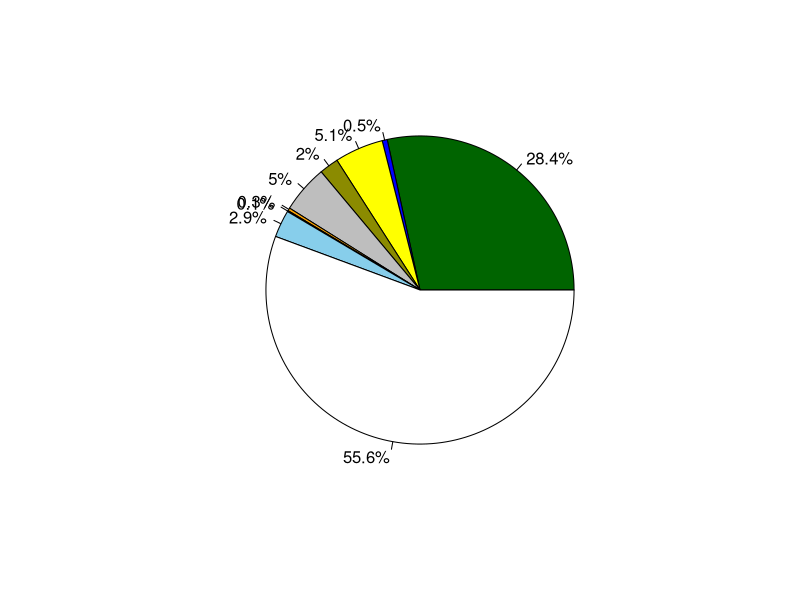
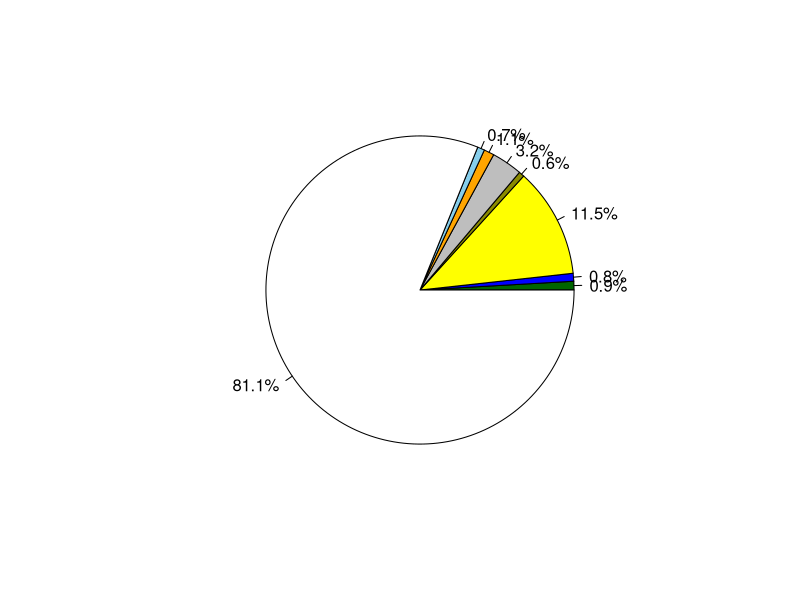

Write the R code that produced these figures, in order.
library(gplots)
library(ggplot2)
library(dplyr)

col0 <- read.table("shoot_geneID_clusterID_col0.txt", header=T, sep="\t")
col0 <- as.matrix(col0)
col0 <- as.data.frame(col0)


s2 <- read.table("S2.txt", header=T, sep="\t")
gene1 <- as.matrix(s2[,1])
S2 <- cbind(gene1, rep("MDE_S2", nrow(gene1)))
colnames(S2) = c("GeneID","ClusterID")
S2 <- as.data.frame(S2)

inter = inner_join(S2,col0, by = "GeneID")
inter1 = as.matrix(inter[,3])

mdeS2 <- as.data.frame(table(inter1))
sa = sum(mdeS2$Freq)
na = c("Not_find",nrow(S2)-sa)
na.row=matrix(na, nrow = 1)
na = as.matrix(na.row)
colnames(na)=c("inter1","Freq")
mdeS2 <- rbind(mdeS2,na)
x = as.numeric(mdeS2$Freq)
piepercenta <- round(100*x/sum(x), 1)
piepercenta <-paste(piepercenta, "%", sep = "")

pdf("Figure_6e_MED_S2.pdf")
pa <- pie(as.numeric(mdeS2$Freq), labels = piepercenta, col = c("darkgreen","blue","yellow","yellow4","gray","orange","black","skyblue","white"))
dev.off()


s7 <- read.table("S7.txt", header=T, sep="\t")
gene1 <- as.matrix(s7[,1])
S7 <- cbind(gene1, rep("MDE_S7", nrow(gene1)))
colnames(S7) = c("GeneID","ClusterID")
S7 <- as.data.frame(S7)

inter = inner_join(S7,col0, by = "GeneID")
inter1 = as.matrix(inter[,3])

mdeS7 <- as.data.frame(table(inter1))
sa = sum(mdeS7$Freq)
na = c("Not_find",nrow(S7)-sa)
na.row=matrix(na, nrow = 1)
na = as.matrix(na.row)
colnames(na)=c("inter1","Freq")
mdeS7 <- rbind(mdeS7,na)
x = as.numeric(mdeS7$Freq)
piepercenta <- round(100*x/sum(x), 1)
piepercenta <-paste(piepercenta, "%", sep = "")

pdf("Figure_6e_MED_S7.pdf")
pa <- pie(as.numeric(mdeS7$Freq), labels = piepercenta, col = c("darkgreen","blue","yellow","yellow4","gray","orange","skyblue","white"))
dev.off()
